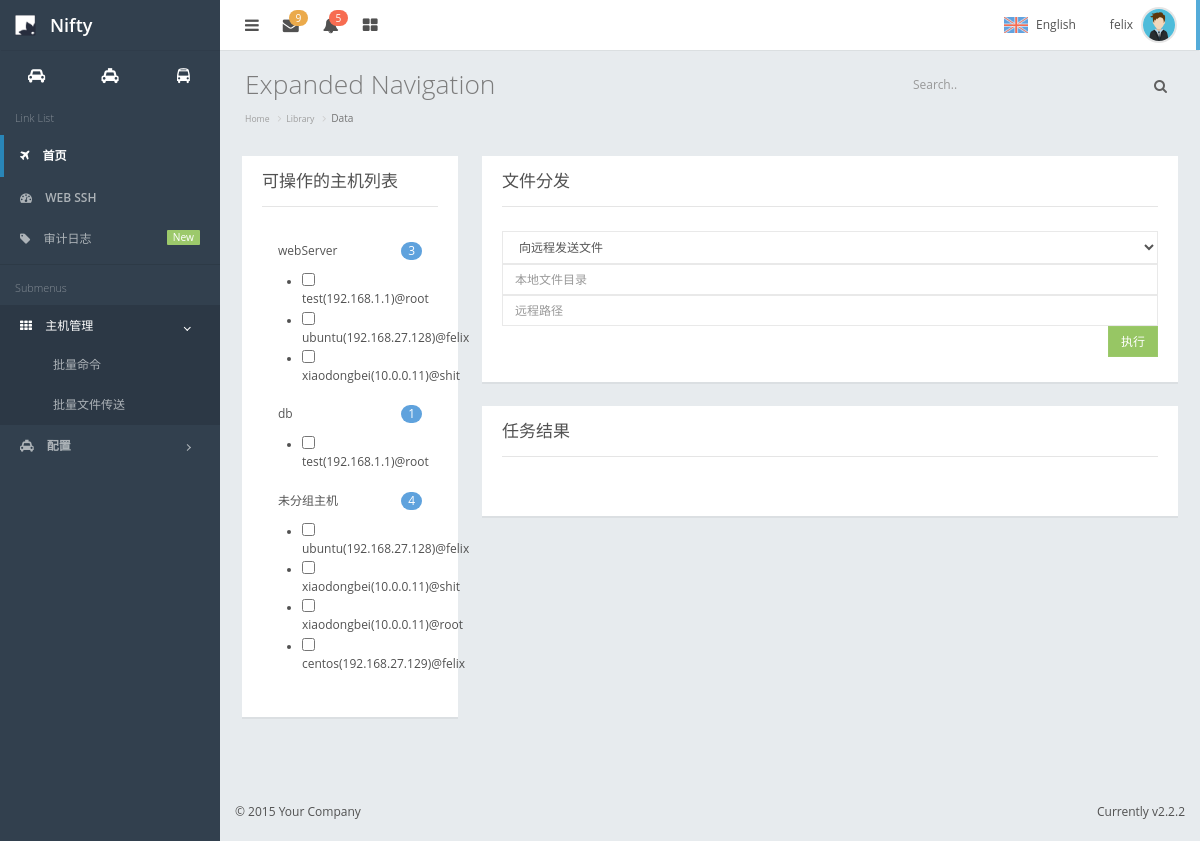
The app's page /host_mgr/file_transfer/ (signed in) with its own data.
### web/models.py (models this page shows, shortened)
class UserProfile(AbstractBaseUser,PermissionsMixin):
    email = models.EmailField(
        verbose_name='email address',
        max_length=255,
        unique=True,
    )
    name = models.CharField(max_length=64, verbose_name="姓名")
    is_active = models.BooleanField(default=True)
    is_staff = models.BooleanField(default=True)
    objects = UserProfileManager()
    host_to_remote_users = models.ManyToManyField("HostToRemoteUser",blank=True,null=True)
    host_groups = models.ManyToManyField("HostGroup",blank=True,null=True)
    USERNAME_FIELD = 'email'
    REQUIRED_FIELDS = ['name']

class HostGroup(models.Model):
    name = models.CharField(max_length=64,unique=True)
    host_to_remote_users = models.ManyToManyField("HostToRemoteUser")

class HostToRemoteUser(models.Model):
    host = models.ForeignKey("Host", on_delete=models.CASCADE,)
    remote_user = models.ForeignKey("RemoteUser", on_delete=models.CASCADE,)
    class Meta:
        unique_together = ("host","remote_user")

class Host(models.Model):
    name = models.CharField(max_length=64,unique=True)
    ip_addr = models.GenericIPAddressField(unique=True)
    port = models.SmallIntegerField(default=22)
    idc = models.ForeignKey("IDC", on_delete=models.CASCADE,)

class RemoteUser(models.Model):
    auth_type_choices = ((0,'ssh-password'),(1,'ssh-key'))
    auth_type = models.SmallIntegerField(choices=auth_type_choices,default=0)
    username = models.CharField(max_length=32)
    password = models.CharField(max_length=64,blank=True,null=True)
    class Meta:
        unique_together = ('auth_type','username','password')

### web/views.py (the view)
# urls.py: path('host_mgr/file_transfer/',views.file_transfer,name='file_transfer'),
@login_required
def file_transfer(request):
    return render(request, 'file_transfer.html')

### templates/file_transfer.html (shortened to what this page needs)
{% extends 'index.html' %}
{% block page-content %}
  <div class="row">
        {% include 'host_list_component.html' %}
        <div class="col-sm-9">
            <div class="panel ">
                <div class="panel-heading">
                    <h3 class="panel-title">文件分发</h3>
                </div>
                <div class="panel-body">
                    <select onchange="CheckFileTransferType(this)" class="form-control" id="file_transfer_type">
                        <option value="send">向远程发送文件</option>
                    </select>
                    <input type="text" id='local_file_path'  class="form-control" placeholder="本地文件目录">
                    <input type="text" id='remote_file_path' class="form-control" placeholder="远程路径">
                     <input type="button"  id="task_submit_btn" onclick="PostTask(this,'file_transfer')" class="btn btn-success pull-right" value="执行">
                </div>
            </div>
            {% include 'task_result_component.html' %}
        </div>
  </div>
{% endblock %}

### templates/index.html (shortened to what this page needs)
{% extends 'base.html' %}
{% block body %}
	<div id="container" class="effect mainnav-lg navbar-fixed">
		<header id="navbar">
			<div id="navbar-container" class="boxed">
				<div class="navbar-header">
					<a href="index.html" class="navbar-brand">
						<img src="/static/img/logo.png" alt="Nifty Logo" class="brand-icon">
						<div class="brand-title">
							<span class="brand-text">Nifty</span>
						</div>
					</a>
				</div>
				<div class="navbar-content clearfix">
					<ul class="nav navbar-top-links pull-left">
						<li class="tgl-menu-btn">
							<a class="mainnav-toggle" href="#">
								<i class="fa fa-navicon fa-lg"></i>
							</a>
						</li>
						<li class="dropdown">
							<a href="#" data-toggle="dropdown" class="dropdown-toggle">
								<i class="fa fa-envelope fa-lg"></i>
								<span class="badge badge-header badge-warning">9</span>
							</a>
						</li>
						<li class="dropdown">
							<a href="#" data-toggle="dropdown" class="dropdown-toggle">
								<i class="fa fa-bell fa-lg"></i>
								<span class="badge badge-header badge-danger">5</span>
							</a>
						</li>
						<li class="mega-dropdown">
							<a href="#" class="mega-dropdown-toggle">
								<i class="fa fa-th-large fa-lg"></i>
							</a>
						</li>
					</ul>
					<ul class="nav navbar-top-links pull-right">
						<li class="dropdown">
							<a class="lang-selector dropdown-toggle" href="#" data-toggle="dropdown">
								<span class="lang-selected">
									<img class="lang-flag" src="/static/img/flags/united-kingdom.png" alt="English">
									<span class="lang-name">English</span>
								</span>
							</a>
						</li>
						<li id="dropdown-user" class="dropdown">
							<a href="#" data-toggle="dropdown" class="dropdown-toggle text-right">
								<span class="pull-right">
									<img class="img-circle img-user media-object" src="/static/img/av1.png" alt="Profile Picture">
								</span>
								<div class="username hidden-xs">{{ request.user.name }}</div>
							</a>
						</li>
					</ul>
				</div>
			</div>
		</header>
		<div class="boxed">
			<div id="content-container">
				<div id="page-title">
					<h1 class="page-header text-overflow">Expanded Navigation</h1>
					<div class="searchbox">
						<div class="input-group custom-search-form">
							<input type="text" class="form-control" placeholder="Search..">
							<span class="input-group-btn">
								<button class="text-muted" type="button"><i class="fa fa-search"></i></button>
							</span>
						</div>
					</div>
				</div>
				<ol class="breadcrumb">
					<li><a href="#">Home</a></li>
					<li><a href="#">Library</a></li>
					<li class="active">Data</li>
				</ol>
	            <div id="page-content">
                    {% block page-content %}{% endblock %}
                </div>
			</div>
			<nav id="mainnav-container">
				<div id="mainnav">
					<div id="mainnav-shortcut">
						<ul class="list-unstyled">
							<li class="col-xs-4" data-content="Shortcut 1">
								<a class="shortcut-grid" href="#">
									<i class="fa fa-car"></i>
								</a>
							</li>
							<li class="col-xs-4" data-content="Shortcut 2">
								<a class="shortcut-grid" href="#">
									<i class="fa fa-taxi"></i>
								</a>
							</li>
							<li class="col-xs-4" data-content="Shortcut 3">
								<a class="shortcut-grid" href="#">
									<i class="fa fa-bus"></i>
								</a>
							</li>
						</ul>
					</div>
					<div id="mainnav-menu-wrap">
						<div class="nano">
							<div class="nano-content">
								<ul id="mainnav-menu" class="list-group">
									<li class="list-header">Link List</li>
									<li class="active-link">
										<a href="#">
											<i class="fa fa-plane"></i>
											<span class="menu-title">首页</span>
										</a>
									</li>
									<li>
										<a href="{% url 'web_ssh' %}">
											<i class="fa fa-dashboard"></i>
											<span class="menu-title">
												<strong>WEB SSH</strong>
											</span>
										</a>
									</li>
									<li>
										<a href="#">
											<i class="fa fa-tag"></i>
											<span class="menu-title">
												审计日志
												<span class="label label-success pull-right">New</span>
											</span>
										</a>
									</li>
									<li class="list-divider"></li>
									<li class="list-header">Submenus</li>
									<li class="active-sub">
										<a href="#">
											<i class="fa fa-th"></i>
											<span class="menu-title">主机管理</span>
											<i class="arrow"></i>
										</a>
										<ul class="collapse in">
											<li><a href="{% url 'batch_cmd' %}">批量命令</a></li>
											<li class=""><a href="{% url 'file_transfer' %}">批量文件传送</a></li>
										</ul>
									</li>
									<li>
										<a href="#">
											<i class="fa fa-taxi"></i>
											<span class="menu-title">
												<strong>配置</strong>
											</span>
											<i class="arrow"></i>
										</a>
									</li>
								</ul>
							</div>
						</div>
					</div>
				</div>
			</nav>
		</div>
        <footer id="footer">
            <div class="hide-fixed pull-right pad-rgt">Currently v2.2.2</div>
            <p class="pad-lft">&#0169; 2015 Your Company</p>
        </footer>
	</div>
{% endblock %}

### templates/host_list_component.html
<div class="col-sm-3">
    <div class="panel ">
    <div class="panel-heading">
        <h3 class="panel-title">可操作的主机列表</h3>
    </div>
    <div class="panel-body">
        <div class="list-group bord-no">
            {% for host_group in request.user.host_groups.all %}
                <a class="list-group-item " onclick="ItemToggle(this)" href="#">{{ host_group.name }}
                    <span class="badge badge-primary">{{ host_group.host_to_remote_users.count }}</span>
                </a>
                <ul>
                {% for host_to_user_obj in host_group.host_to_remote_users.all %}
                    <li><input type="checkbox" tag="host-select" value="{{ host_to_user_obj.id }}">
                        {{ host_to_user_obj.host.name }}({{ host_to_user_obj.host.ip_addr }})@{{host_to_user_obj.remote_user.username  }}
                    </li>
                 {% endfor %}
                </ul>
            {% endfor %}
            <a class="list-group-item "  onclick="ItemToggle(this)" href="#">未分组主机
                    <span class="badge badge-primary">{{ request.user.host_to_remote_users.count }}</span>
            </a>
            <ul>
                {% for host_to_user_obj in request.user.host_to_remote_users.all %}
                    <li><input type="checkbox" tag="host-select" value="{{ host_to_user_obj.id }}">
                        {{ host_to_user_obj.host.name }}({{ host_to_user_obj.host.ip_addr }})@{{host_to_user_obj.remote_user.username  }}
                    </li>
                 {% endfor %}
            </ul>
        </div>
    </div>
</div>
</div>

### records on screen
UserProfile: user.name "felix", user.host_to_remote_users.count "4"
HostGroup: name "webServer", host_to_remote_users.count "3"
HostToRemoteUser: host.name "test", host.ip_addr "192.168.1.1", remote_user.username "root"
HostToRemoteUser: host.name "ubuntu", host.ip_addr "192.168.27.128", remote_user.username "felix"
HostToRemoteUser: host.name "xiaodongbei", host.ip_addr "10.0.0.11", remote_user.username "shit"
HostGroup: name "db", host_to_remote_users.count "1"
HostToRemoteUser: host.name "xiaodongbei", host.ip_addr "10.0.0.11", remote_user.username "root"
HostToRemoteUser: host.name "centos", host.ip_addr "192.168.27.129", remote_user.username "felix"
